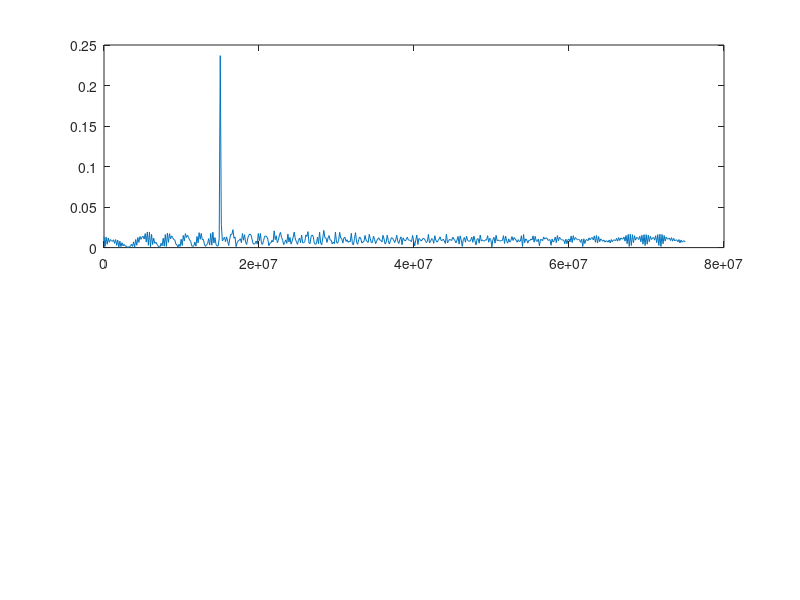
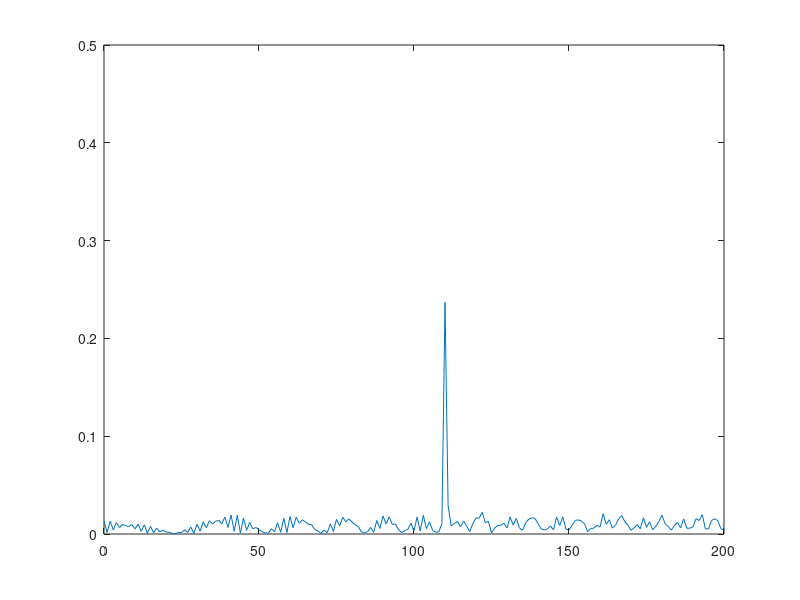
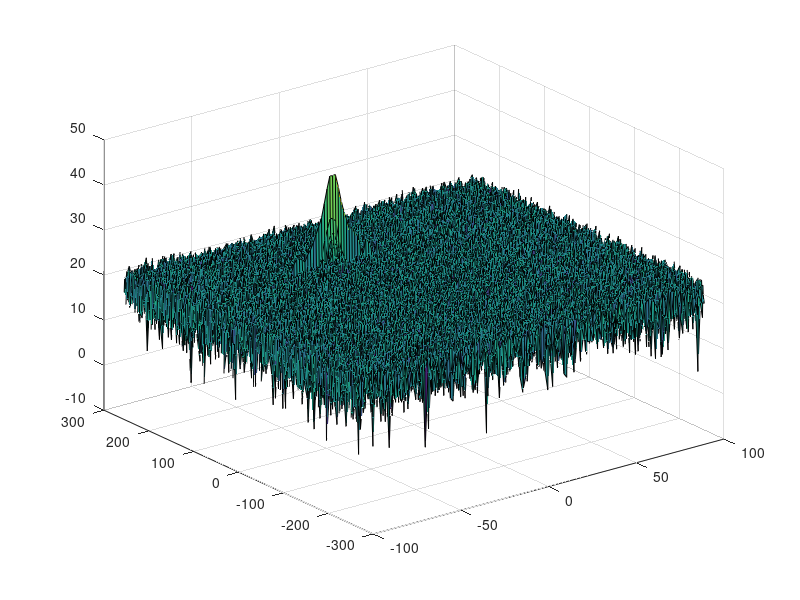

These charts were generated, in order, by the following MATLAB code: (Note: this script raises an error after producing the figures.)
clear all
clc;

%% Radar Specifications 
%%%%%%%%%%%%%%%%%%%%%%%%%%%
% Frequency of operation = 77GHz
% Max Range = 200m
% Range Resolution = 1 m
% Max Velocity = 100 m/s
%%%%%%%%%%%%%%%%%%%%%%%%%%%

%speed of light = 3e8
%% User Defined Range and Velocity of target
% *%TODO* :
% define the target's initial position and velocity. Note : Velocity
% remains contant
R = 110;
v = -20;

%% FMCW Waveform Generation

% *%TODO* :
%Design the FMCW waveform by giving the specs of each of its parameters.
% Calculate the Bandwidth (B), Chirp Time (Tchirp) and Slope (slope) of the FMCW
% chirp using the requirements above.


%Operating carrier frequency of Radar 
fc= 77e9;             %carrier freq

%speed of light
c = 3e8;       

%The number of chirps in one sequence. Its ideal to have 2^ value for the ease of running the FFT
%for Doppler Estimation. 
Nd=128;                   % #of doppler cells OR #of sent periods % number of chirps

%The number of samples on each chirp. 
Nr=1024;                  %for length of time OR # of range cells

%Range Resolution
d_res = 1;

%BandWidth
B = c/(2*d_res);

%Chirp Time
MaxRange = 200;
TChirp = 5.5*(2*MaxRange/c);

%Slope
slope = B/TChirp;

% Timestamp for running the displacement scenario for every sample on each
% chirp
t=linspace(0,Nd*TChirp,Nr*Nd); %total time for samples


%Creating the vectors for Tx, Rx and Mix based on the total samples input.
Tx=zeros(1,length(t)); %transmitted signal
Rx=zeros(1,length(t)); %received signal
Mix = zeros(1,length(t)); %beat signal

%Similar vectors for range_covered and time delay.
r_t=zeros(1,length(t));
td=zeros(1,length(t));



%% Signal generation and Moving Target simulation
% Running the radar scenario over the time. 

for i=1:length(t)         
    
        
    % *%TODO* :
    %For each time stamp update the Range of the Target for constant velocity. 
    
    r_t(i) = R + v * t(i);
    td(i) = 2*r_t(i)/c;
    
    % *%TODO* :
    %For each time sample we need update the transmitted and
    %received signal. 
    Tx(i) = cos(2*pi*(fc*t(i)+0.5*slope*t(i)^2));
    Rx(i) = cos(2*pi*(fc*(t(i)-td(i))+0.5*slope*(t(i)-td(i))^2));
    
    % *%TODO* :
    %Now by mixing the Transmit and Receive generate the beat signal
    %This is done by element wise matrix multiplication of Transmit and
    %Receiver Signal
    Mix(i) = Tx(i).*Rx(i);
    
end

%% RANGE MEASUREMENT
len = B*TChirp; % lenght of the signal

 % *%TODO* :
%reshape the vector into Nr*Nd array. Nr and Nd here would also define the size of
%Range and Doppler FFT respectively.
Mix=reshape(Mix,[Nr,Nd]);

 % *%TODO* :
%run the FFT on the beat signal along the range bins dimension (Nr) and
%normalize.
signal_fft = fft(Mix,Nr);

 % *%TODO* :
% Take the absolute value of FFT output
signal_fft = abs(signal_fft/len);

 % *%TODO* :
% Output of FFT is double sided signal, but we are interested in only one side of the spectrum.
% Hence we throw out half of the samples.
signal_fft = signal_fft(1:len/2+1);


f = B*(0:(len/2))/len;
 % plot FFT output
figure ('Name','Range from First FFT')
subplot(2,1,1)
plot(f,signal_fft)

R = (c*TChirp*f)/(2*B);
 % *%TODO* :
 
 %plotting the range
figure('Name','Range from First FFT')
plot(R,signal_fft)
 
axis ([0 200 0 0.5]);



%% RANGE DOPPLER RESPONSE
% The 2D FFT implementation is already provided here. This will run a 2DFFT
% on the mixed signal (beat signal) output and generate a range doppler
% map.You will implement CFAR on the generated RDM


% Range Doppler Map Generation.

% The output of the 2D FFT is an image that has reponse in the range and
% doppler FFT bins. So, it is important to convert the axis from bin sizes
% to range and doppler based on their Max values.

Mix=reshape(Mix,[Nr,Nd]);

% 2D FFT using the FFT size for both dimensions.
sig_fft2 = fft2(Mix,Nr,Nd);

% Taking just one side of signal from Range dimension.
sig_fft2 = sig_fft2(1:Nr/2,1:Nd);
sig_fft2 = fftshift (sig_fft2);
RDM = abs(sig_fft2);
RDM = 10*log10(RDM) ;

%use the surf function to plot the output of 2DFFT and to show axis in both
%dimensions
doppler_axis = linspace(-100,100,Nd);
range_axis = linspace(-200,200,Nr/2)*((Nr/2)/400);
figure,surf(doppler_axis,range_axis,RDM);

%% CFAR implementation

%Slide Window through the complete Range Doppler Map

% *%TODO* :
%Select the number of Training Cells in both the dimensions.
T_h = 12;
T_v = 6;


% *%TODO* :
%Select the number of Guard Cells in both dimensions around the Cell under 
%test (CUT) for accurate estimation
G_h = 6;
G_v = 3;


% *%TODO* :
% offset the threshold by SNR value in dB
offset=5;



signal_cfar = zeros(Nr/2,Nd);

% *%TODO* :
%design a loop such that it slides the CUT across range doppler map by
%giving margins at the edges for Training and Guard Cells.
%For every iteration sum the signal level within all the training
%cells. To sum convert the value from logarithmic to linear using db2pow
%function. Average the summed values for all of the training
%cells used. After averaging convert it back to logarithimic using pow2db.
%Further add the offset to it to determine the threshold. Next, compare the
%signal under CUT with this threshold. If the CUT level > threshold assign
%it a value of 1, else equate it to 0.
train_cells = (2*T_v+2*G_v+1)*(2*T_h+2*G_h+1) - (2*G_v+1)*(2*G_h+1);


for i   = T_h+G_h+1:Nr/2-T_h-G_h
    for j = T_v+G_v+1:Nd-T_v-G_v
        S1 = sum(db2pow(RDM(i-T_h-G_h:i+T_h+G_h, j-T_v-G_v:j+T_v+G_v)),[1 2]);
        
        S2 = sum(db2pow(RDM(i-G_h:i+G_h, j-G_v:j+G_v)),[1 2]);
        
        train_total = S1-S2;
        
        
        threshold = train_total/train_cells;
        threshold = pow2db(threshold) + offset;
        threshold = db2pow(threshold);
        
        signal = db2pow(RDM(i, j));
        
        if (signal <= threshold)
            signal = 0;
        else 
            signal = 1;
        end
        
        signal_cfar(i,j) = signal;
        
    end
end
figure,surf(doppler_axis,range_axis,signal_cfar);
colorbar;


 
 